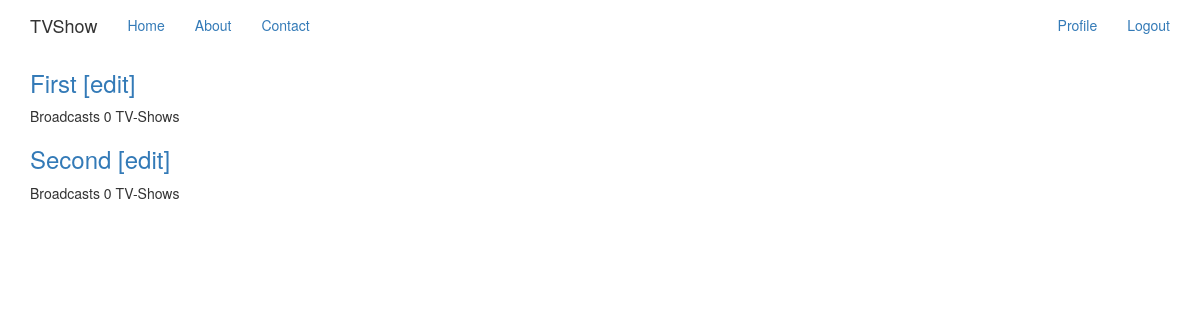
The app's page /channels/ (signed in) with its own data.
### app/models.py (models this page shows, shortened)
class TVChannel(db.Model):
    __tablename__ = 'tvchannel'
    id = db.Column(Integer, primary_key=True)
    name = db.Column(String(80), unique=True, index=True, nullable=False)
    timetable = db.relationship('TVChannelItem', backref='channel')

### app/views.py (the view)
def channel_index():
    channels = TVChannel.query.all()
    return render_template('channel_index.html', channels=channels)

### app/__init__.py (called while the page is built)
@lm.user_loader
def load_user(user_id):
    from app.models import User
    return User.query.get(int(user_id))

### app/models.py (called while the page is built)
    def is_admin(self):
        return self.admin == True

    def is_authenticated(self):
        return True

### app/templates/channel_index.html
{% extends "base.html" %}
{% block content %}
  {% if channels and channels | length > 0 %}
    {% for channel in channels %}
      <div>
        <h3>
          <a href="{{ url_for('channel_show', channel_id=channel.id) }}">{{ channel.name }}</a>
          {% if current_user.is_admin() %}
            <a class="edit-link" href="{{ url_for('channel_edit', channel_id=channel.id) }}">[edit]</a>
          {% endif %}
        </h3>
        <p>Broadcasts {{ channel.timetable | length }} TV-Shows</p>
      </div>
    {% endfor %}
  {% else %}
    <h3 class="text-center">Nothing to show</h3>
  {% endif %}
{% endblock %}

### records on screen
TVChannel: name "First", timetable|length "0"
TVChannel: name "Second", timetable|length "0"
